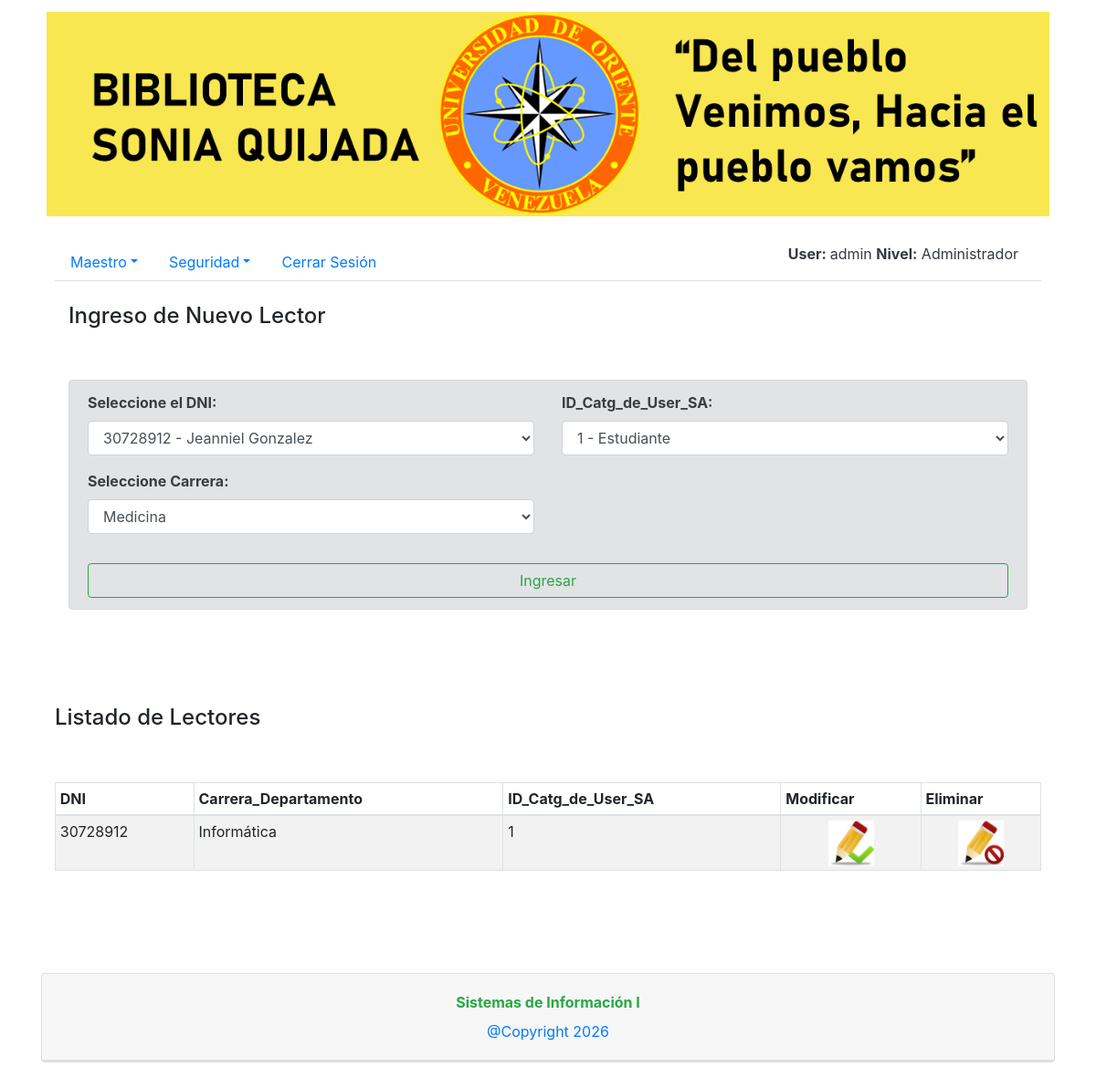
The app's page /index.php?controller=Lector&action=IngresarLector (signed in) with its own data.
### tables this page shows
CREATE TABLE `Usuario_sin_acceso` (
  `DNI_Usuario` int(11) NOT NULL,
  `Carrera_Departamento` varchar(20) DEFAULT NULL,
  `ID_Catg_de_User_SA` int(11) DEFAULT NULL
);

### index.php (called while the page is built, shortened)
<?php
  if (isset($_GET['controller']) && isset($_GET['action'])) {
    $controller = $_GET['controller'];
    $action = $_GET['action'];
  } else {
    $controller = 'Obra';
    $action = 'ListarObra';
  }
  require_once('views/Layouts/layout.php');
 ?>

### controllers/LectorController.php (called while the page is built, shortened)
<?php
class LectorController
{
    private $lectorModel;
	function __construct()
	{
        require_once('../biblioteca-sistema/models/LectorModel.php');
		$this->lectorModel = new LectorModel();
	}
	function IngresarLector($alert = null){
		 $registros = $this->lectorModel->ListarLector();
         $config = require('../biblioteca-sistema/config/forms/lectorform.php');
         extract($config['global']);
         extract($config['insert']);
		 require_once('../biblioteca-sistema/views/generic/insert.php');
	}
}
?>

### models/LectorModel.php (called while the page is built, shortened)
<?php
class LectorModel
{
	public static function Get_Data($sql){
		$conexion=Conectar::conexion();
		if(!$result = mysqli_query($conexion, $sql)) die();
  		return $result;
	}
	public static function ListarLector(){
		$sql_noticia = "SELECT * FROM usuario_sin_acceso ORDER BY DNI_Usuario asc";
		$result_noticia = LectorModel::Get_Data($sql_noticia);
  		return $result_noticia;
	}
}
?>

### views/generic/list.php (the view, shortened to what this page needs)
<?php
$numrows = mysqli_num_rows($registros);
?>
<div class="container">
    <br> <br>
    <h4> <?php echo $titulo; ?> </h4>
    <br> <br>
    <div class="table-responsive">
        <table id="dtBasicExample" data-order='[[ 0, "asc" ]]' data-page-length='10' class="table table-sm table-striped table-hover table-bordered" cellspacing="0" width="100%">
            <thead>
                <tr>
                    <?php foreach ($headers as $header): ?>
                        <th class="th-sm"><?php echo $header; ?></th>
                    <?php endforeach; ?>
                    <th class="th-sm"><?php echo isset($labelUpdate) ? $labelUpdate : 'Modificar'; ?></th>
                    <th class="th-sm"><?php echo isset($labelDelete) ? $labelDelete : 'Eliminar'; ?></th>
                </tr>
            </thead>
            <tbody>
                <?php
                if ($numrows != 0) {
                    while ($row = mysqli_fetch_array($registros)) {
                        $idValue = $row[$idField];
                        ?>
                        <tr>
                            <?php foreach ($keys as $key): ?>
                                <td>
                                    <?php
                                    if (strpos($key, 'url_imagen') !== false || strpos($key, 'img') !== false) {
                                        echo "<a href='" . $row[$key] . "' target='_blank'><img width='50px' height='50px' src='" . $row[$key] . "' alt=''></a>";
                                    } elseif (strpos($key, 'url') !== false) {
                                         echo "<a href='" . $row[$key] . "' target='_blank'>" . $row[$key] . "</a>";
                                    } else {
                                        echo $row[$key];
                                    }
                                    ?>
                                </td>
                            <?php endforeach; ?>
                            <?php
                            $extraParams = '';
                            ?>
                            <td align="center">
                                <?php $lblUpdate = isset($labelUpdate) ? $labelUpdate : 'Modificar'; ?>
                                <a href="?controller=<?php echo $controller; ?>&action=<?php echo $actionUpdate; ?>&id=<?php echo $idValue; ?>&i=<?php echo $idValue; ?><?php echo $extraParams; ?>" title="<?php echo $lblUpdate; ?>">
                                    <img width="50px" height="50px" src="../biblioteca-sistema/imagenes/update_icon.jpg" alt="<?php echo $lblUpdate; ?>">
                                </a>
                            </td>
                            <td align="center">
                                <?php $lblDelete = isset($labelDelete) ? $labelDelete : 'Eliminar'; ?>
                                <a href="?controller=<?php echo $controller; ?>&action=<?php echo $actionDelete; ?>&id=<?php echo $idValue; ?>&i=<?php echo $idValue; ?><?php echo $extraParams; ?>" title="<?php echo $lblDelete; ?>">
                                    <img width="50px" height="50px" src="../biblioteca-sistema/imagenes/delete_icon.jpg" alt="<?php echo $lblDelete; ?>">
                                </a>
                            </td>
                        </tr>
                    <?php
                    }
                }
                ?>
            </tbody>
        </table>
    </div>
</div>

### views/Layouts/layout.php (shortened to what this page needs)
<!doctype html>
<html lang="en">
  <head>
  	<link rel="stylesheet" href="../biblioteca-sistema/css/bootstrap.min.css";>
	<link rel="stylesheet" href="../biblioteca-sistema/css/navbar.css";>
	<link rel="stylesheet" href="../biblioteca-sistema/css/menu_submenu.css";>
  </head>
<body>
<header>
	<?php
	   	require_once('../biblioteca-sistema/views/Layouts/banner.php');
		if (isset($_SESSION['User']))
    		require_once('../biblioteca-sistema/views/Layouts/header.php');
	?>
</header>
<section>
	<div class="container">
	<?php
		require_once('../biblioteca-sistema/views/admon/routing.php');
	?>
  	</div>
</section>
			<link rel="stylesheet" type="text/css" href="../biblioteca-sistema/css/datatables.min.css" />
<footer>
	<?php
		require_once('../biblioteca-sistema/views/Layouts/footer.php');
	?>
</footer>
</body>
</html>

### views/Layouts/banner.php
<div class="container">
	<div class= "row" align="center">
		        <div class="alert col-12" align="center">
	   			     <img width="100%" src="../biblioteca-sistema/imagenes/BannerBiblioteca.png" alt="Logo de TELEMEDICINA">
				</div>
	</div>
</div>

### views/Layouts/header.php
<div class="container">
 	  <?php
      	    require_once('../biblioteca-sistema/views/admon/submenu.php');
      ?>
</div>

### views/admon/submenu.php (shortened to what this page needs)
<head>
<head>
  <div class ="container">
  <div class = "row">
    <div class="col-12">
		<ul class="nav nav-tabs">
 				  <li class="nav-item dropdown">
    				  <a class="nav-link dropdown-toggle" data-toggle="dropdown" href="#" role="button" aria-haspopup="true" aria-expanded="false">Maestro</a>
            <li class="nav-item dropdown">
                <a class="nav-link dropdown-toggle" data-toggle="dropdown" href="#" role="button" aria-haspopup="true" aria-expanded="false">Seguridad</a>
            </li>
  				  <li class="nav-item">
    				<a class="nav-link" href="?controller=Login&action=Logout">Cerrar Sesión</a>
  				  </li>
            <?php if (isset($_SESSION['User'])): ?>
            <login>
            <a class="text-dark" text-align="right"> <b> User: </b> <?php echo $_SESSION['User']?> <b>  Nivel:</b> <?php echo $_SESSION['Nivel']?> </a>
            </login>
            <?php endif; ?>
				</ul>
		</div>
  </div>
</div>

### views/admon/routing.php (shortened to what this page needs)
<?php
$controllers=array(
	'User'   =>['ListarUser', 'IngresarUser', 'IngresarUser2', 'UpdateUser', 'UpdateUser2', 'DeleteUser', 'DeleteUser1'],
	'Admin'  =>['ListarAdmin', 'IngresarAdmin', 'IngresarAdmin2', 'UpdateAdmin', 'UpdateAdmin2', 'DeleteAdmin', 'DeleteAdmin1'],
	'Lector' =>['ListarLector', 'IngresarLector', 'IngresarLector2', 'UpdateLector', 'UpdateLector2', 'DeleteLector', 'DeleteLector1'],
	'CatgDeUser' =>['ListarCatgDeUser', 'UpdateCatgDeUser', 'UpdateCatgDeUser2'],
	'Editorial' =>['ListarEditorial', 'IngresarEditorial', 'IngresarEditorial2', 'UpdateEditorial', 'UpdateEditorial2', 'DeleteEditorial', 'DeleteEditorial1', 'BuscarEditorialJson'],
	'Autor'  =>['ListarAutor', 'IngresarAutor', 'IngresarAutor2', 'UpdateAutor', 'UpdateAutor2', 'DeleteAutor', 'DeleteAutor1', 'BuscarAutorJson'],
	'Cdd'    =>['ListarCdd', 'IngresarCdd', 'IngresarCdd2', 'UpdateCdd', 'UpdateCdd2', 'DeleteCdd', 'BuscarCddJson'],
	'TObras' =>['ListarTObras', 'IngresarTObras', 'IngresarTObras2', 'UpdateTObras', 'UpdateTObras2', 'DeleteTObras', 'BuscarTObrasJson'],
	'Obra'   =>['ListarObra', 'IngresarObra', 'IngresarObra2', 'UpdateObra', 'UpdateObra2', 'DeleteObra', 'GuardarEstadoObra'],
	'Ejemplar' => ['ListarEjemplar', 'IngresarEjemplar', 'IngresarEjemplar2', 'UpdateEjemplar', 'UpdateEjemplar2', 'DeleteEjemplar'],
	'Prestamo' => ['ListarPrestamo', 'IngresarPrestamo', 'IngresarPrestamo2', 'UpdatePrestamo', 'DeletePrestamo'],
	'Renovacion' => ['ListarRenovacion', 'IngresarRenovacion', 'IngresarRenovacion2', 'UpdateRenovacion', 'UpdateRenovacion2', 'DeleteRenovacion'],
	'Cancelacion' => ['ListarCancelacion', 'IngresarCancelacion', 'IngresarCancelacion2', 'UpdateCancelacion', 'UpdateCancelacion2', 'DeleteCancelacion'],
	'TSoporte' => ['ListarTSoporte'],
	'Estado'   => ['ListarEstado'],
	'Login'    => ['Index', 'Login', 'Logout'],
);
if (@array_key_exists($controller, $controllers)) {
	if (in_array($action, $controllers[$controller])) {
		call($controller, $action);
	}
	else{
		call('Obra','ListarObra');
	}
}else{
		call('Obra','ListarObra');
}
function call($controller, $action){
	switch ($controller) {
		case 'Lector':
			  $controller= new LectorController();
			  break;
	}
	$controller->{$action}();
}
?>

### views/generic/insert.php (shortened to what this page needs)
<div class="container">
    <div class="page-content">
        <form action="?controller=<?php echo $controller; ?>&action=<?php echo $actionInsert; ?>" method="POST">
            <div class="col-12">
                <br>
                <h4> <?php echo $tituloInsert; ?> </h4>
                <br>
                <br>
                <div class="alert alert-secondary">
                    <div class="row">
                        <?php foreach ($formFields as $field):
                            $type = $field['type'] ?? 'text';
                            $required = isset($field['required']) && $field['required'] ? 'required' : '';
                            $readonly = isset($field['readonly']) && $field['readonly'] ? 'readonly' : '';
                            $value = $field['value'] ?? '';
                            $options = $field['options'] ?? [];
                        ?>
                        <?php if ($type === 'hidden'): ?>
                            <input type="hidden"
                                   name="<?php echo $field['name']; ?>"
                                   value="<?php echo $value; ?>">
                        <?php else: ?>
                        <div class="col-md-6 mb-3" id="div_<?php echo $field['name']; ?>">
                            <label for="<?php echo $field['name']; ?>" class="font-weight-bold">
                                <?php echo $field['label']; ?>:
                            </label>
                            <?php if ($type === 'textarea'): ?>
                                <textarea class="form-control"
                                          name="<?php echo $field['name']; ?>"
                                          rows="4"
                                          <?php echo $required; ?>
                                          <?php echo $readonly; ?>
                                          placeholder="Ingrese <?php echo strtolower($field['label']); ?>"><?php echo $value; ?></textarea>
                            <?php elseif ($type === 'select'): ?>
                                <select class="form-control" name="<?php echo $field['name']; ?>" <?php echo $required; ?>>
                                    <?php foreach ($options as $val => $text):
                                        $optionValue = is_string($val) || $val !== $text ? $val : $text;
                                        if(is_int($val) && $val === array_search($text, $options)) {
                                            $optionValue = $text;
                                        } else {
                                            $optionValue = $val;
                                        }
                                        $selected = ($value == $optionValue) ? 'selected' : '';
                                    ?>
                                        <option value="<?php echo $optionValue; ?>" <?php echo $selected; ?>>
                                            <?php echo $text; ?>
                                        </option>
                                    <?php endforeach; ?>
                                </select>
                            <?php endif; ?>
                        </div>
                        <?php endif; ?>
                        <?php endforeach; ?>
                    </div>
                    <div class="mt-3">
                        <button class="btn btn-outline-success my-2 my-sm-0 btn-block" type="submit">Ingresar</button>
                    </div>
                </div>
            </div>
        </form>
    </div>
</div>
<p> <br> </p>
<?php
if (isset($registros) && isset($headers) && isset($keys)) {
    require_once('views/generic/list.php');
}
?>

### views/Layouts/footer.php (shortened to what this page needs)
<div id="footer" align="center">
    <br> <br> <br>
    <div class = "container">
    <br>
        <div class="accordion" id="accordionFoot">
          <div class="card">
              <div class="card-header" id="headingFoot">
                  <h6 class="mb-0">
                      <button class="btn btn-link" type="button" data-toggle="collapse" data-target="#collapseFoot" aria-expanded="false" aria-controls="collapseFoot">
                      <label class="text-success"> <strong> Sistemas de Información I </strong></label>
                       <br> @Copyright 2026
                      </button>
                  </h6>
              </div>
          <div class="card"> </div>
        </div>
        <br><br><br>
     </div>
</div>

### css/navbar.css (style rules this page uses)
body { padding-bottom: 20px; }

### views/admon/submenu.php (style rules this page uses)
login { position: absolute; right: 40px; }

### records on screen
usuario_sin_acceso: DNI_Usuario "30728912", Carrera_Departamento "Informática", ID_Catg_de_User_SA "1"

### other values on screen
$_SESSION['User'] "admin"
$_SESSION['Nivel'] "Administrador"
$tituloInsert "Ingreso de Nuevo Lector"
$field['label'] "Seleccione el DNI"
$field['label'] "ID_Catg_de_User_SA"
$field['label'] "Seleccione Carrera"
$titulo "Listado de Lectores"
$header "DNI"
$header "Carrera_Departamento"
$header "ID_Catg_de_User_SA"
form field DNI "30728912 - Jeanniel Gonzalez"
form field ID_Catg_de_User_SA "1 - Estudiante"
form field Carrera "Medicina"
